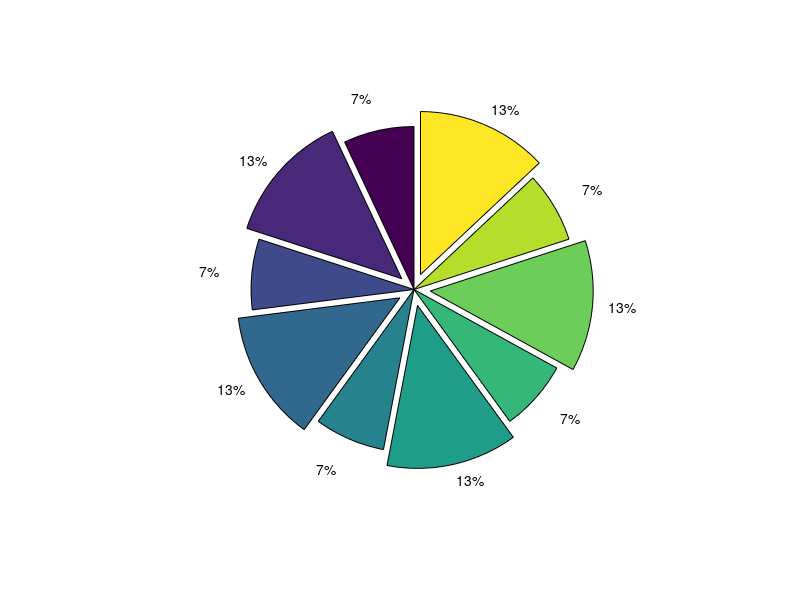

MATLAB code to generate this figure:
data1 = 0.07* ones(5,1);
data2 = 0.13* ones(5,1);
data = zeros(10,1);

data(1:2:end) = data1(1:end);
data(2:2:end) = data2(1:end);

explode = mod(data,0.07);

pie(data,explode);